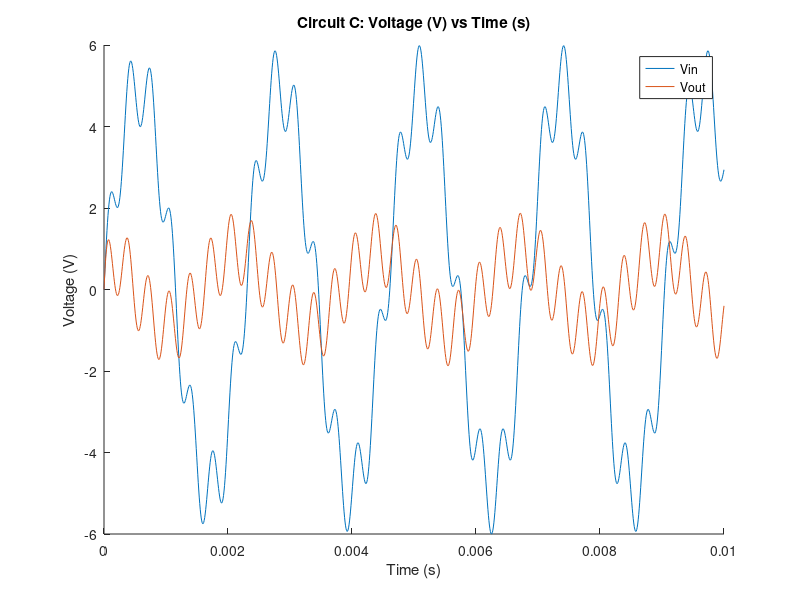
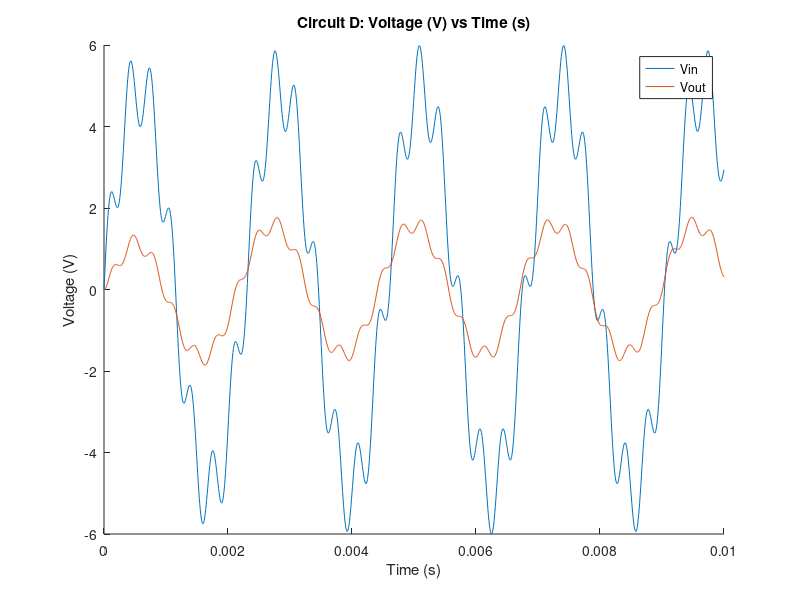
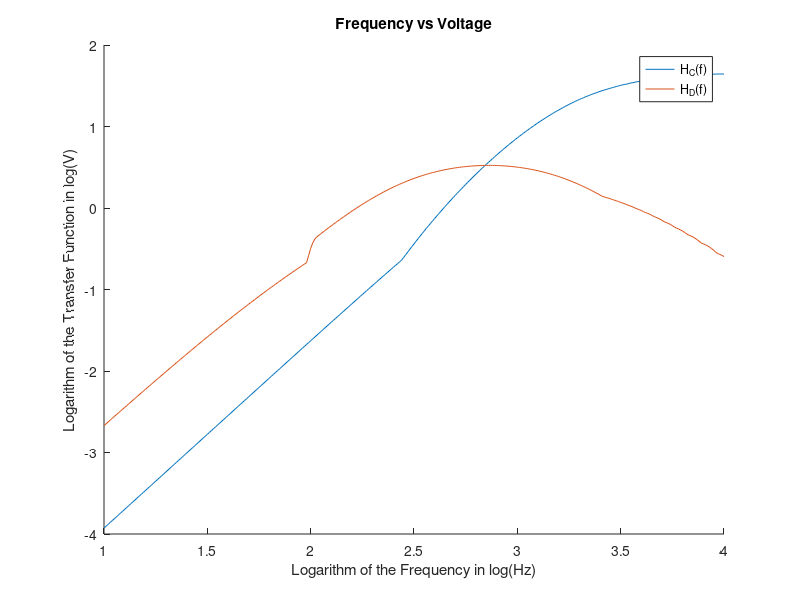

MATLAB code to generate these figures, in order:
%% Part 3: Cascaded circuits

clear all;
close all;

%% Circuit C
t = 0.01;    % Total time simulation runs for, as seen in Figure 7. It's worth noting that if t = 0.001, the simulation appears better, but still wholly inacurate. 
h = 8e-6;    % Sample rate in seconds per second; this is the same rate from Part 1.
C = 0.68e-6; % C_1 = C_2 = C_3 = 0.68 microF. 
R = 330;     % R_1 = R_2 = R_4 = 330 Ohms
f1 = 440;    % 440 Hz
f2 = 3000;   % 3k Hz

timesteps = 0:h:t;

AC = [ 1 -1 -1  0  0  0; % i_1 - i_2 - i_3 = 0     Equation 15
       0  0  0  1  0  0; % V_in = V_in,k           Equation 19
       0  0  0  1 -1  0; % V_in - V_1 = V_c1,k     Equation 20
       0  0  0  0  1 -1; % V_1 - V_out = V_c3,k    Equation 21
       0  R  0  0 -1  0; % R_2 * i_2 - V_1 = 0     Equation 17
       0  0  R  0  0 -1; % R_4 * i_3 - V_out = 0   Equation 18
     ];

% The voltages we're tracking. 
Vc1  = zeros(1, length(timesteps));
Vc3  = zeros(1, length(timesteps));
Vout = zeros(1, length(timesteps));
Vin  = 5 * sin(2 * pi * f1 * timesteps) + sin(2 * pi * f2 * timesteps); % Equation 26.

% These could either be scalar or vector, as the values are tossed between
% each iteration of the loop. 
i1 = zeros(1, length(timesteps));
i3 = zeros(1, length(timesteps));

for k = 1:length(timesteps)
    % Solve the circuit. 
    x = linsolve(AC, [0, Vin(k), Vc1(k), Vc3(k), 0, 0]');
    % Manually storing values from x in Ax = b. These stored values are
    % used in the update equations. 
    i1(k)   = x(1);
%   i2      = x(2); i2 is never used outside of A.
    i3(k)   = x(3);
%   Vin(k)  = x(4); Vin is already calculated for all timesteps. 
    Vc1(k)  = x(4) - x(5);
    Vout(k) = x(6);
    
    % Update Equations
    Vc1(k+1) = Vc1(k) + (h / C) * i1(k); % Equation 24
    Vc3(k+1) = Vc3(k) + (h / C) * i3(k); % Equation 25
end

figure;
hold on;
plot(timesteps, Vin);
plot(timesteps, Vout);
hold off;
legend("Vin", "Vout", "location", "best");

xlabel("Time (s)");
ylabel("Voltage (V)");
title("Circuit C: Voltage (V) vs Time (s)");

%% Circuit D
% AD = [ 1 -1 -1  0  0  0;
%        R  0  0 -1  0  0;
%        0  0  R  0  0 -1;
%        0  0  0  1  0  0;
%        0  0  0  1 -1  0;
%        0  0  0  1 -1 -1;
%      ];

AD = [  1 -1 -1  0  0  0;
       -R  0  0  1 -1  0;
        0  0  R  0  0 -1;
        0  0  0  1  0  0;
        0  0  0  0  1  0;
        0  0 -R  0  1  0;
     ];

% The voltages we're tracking. 
Vc2  = zeros(1, length(timesteps));
Vc3  = zeros(1, length(timesteps));
Vout = zeros(1, length(timesteps));
Vin  = 5 * sin(2 * pi * f1 * timesteps) + sin(2 * pi * f2 * timesteps); % Equation 26.

% These could either be scalar or vector, as the values are tossed between
% each iteration of the loop. 

for k = 1:length(timesteps)
    % Solve the circuit. 
    x = linsolve(AD, [0, 0, 0, Vin(k), Vc2(k), Vc3(k)]');
    % Manually storing values from x in Ax = b. These stored values are
    % used in the update equations. 

    Vc2(k+1) = Vc2(k) + (h / C) * x(2); % Equation 24
    Vc3(k+1) = Vc3(k) + (h / C) * x(3); % Equation 25
end

Vout = Vc2 - Vc3;

figure;
hold on;
plot(timesteps, Vin);
plot(timesteps, Vout(1:end-1));
hold off;
legend("Vin", "Vout", "location", "best");

xlabel("Time (s)");
ylabel("Voltage (V)");
title("Circuit D: Voltage (V) vs Time (s)");

%% Transfer Functions
% notice that 10 is 10^1 and 10k is 10^4. |powers| is log(10) .. log(10k)
% with steps in logarithmic units. 
powers = 1:0.01:4;

Vc1_C  = zeros(1, length(timesteps));
Vc3_C  = zeros(1, length(timesteps));
Vc2_D  = zeros(1, length(timesteps));
Vc3_D  = zeros(1, length(timesteps));

Vout_C = zeros(1, length(timesteps));
Vout_D = zeros(1, length(timesteps));

for p = 1:length(powers)
    % we're using 10^powers(p) to decode the frequency.
    Vin = 5 * sin(2 * pi * 10^powers(p) * [0:length(timesteps)] * h);
    
    % Update function
    for k = 1:length(timesteps)
        x_C = linsolve(AC, [0, Vin(k), Vc1_C(k), Vc3_C(k), 0, 0]');
        x_D = linsolve(AD, [0, 0, 0, Vin(k), Vc2_D(k), Vc3_D(k)]');
        
        Vc1_C(k+1) = Vc1_C(k) + (h / C) * x_C(1);
        Vc3_C(k+1) = Vc3_C(k) + (h / C) * x_C(3);
        Vc2_D(k+1) = Vc2_D(k) + (h / C) * x_D(2);
        Vc3_D(k+1) = Vc3_D(k) + (h / C) * x_D(3);
    end
    
    HC(p) = max(Vin - Vc1_C - Vc3_C);
    HD(p) = max(Vc2_D - Vc3_D);
end

figure;
hold on;
plot(powers, log(HC));
plot(powers, log(HD));
hold off;
legend("H_C(f)", "H_D(f)");
xlabel("Logarithm of the Frequency in log(Hz)");
ylabel("Logarithm of the Transfer Function in log(V)");
title("Frequency vs Voltage");
